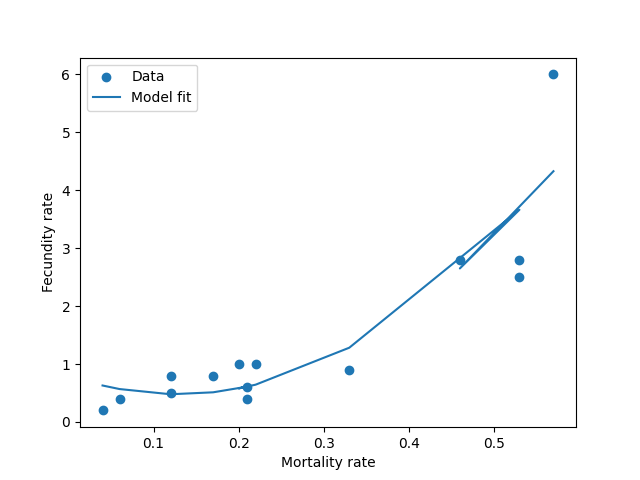

Generate this figure with Python:
import csv
import matplotlib.pyplot as plt
import numpy as np

# Read the mortality-fecundity data from the CSV file
def read_mortality_fecundity_data(file_path):
    with open("mortality-fecundity.csv", "r") as f:
        reader = csv.reader(f)
        next(reader)
        mortality_rates = []
        fecundity_rates = []
        for row in reader:
            mortality_rates.append(float(row[0]))
            fecundity_rates.append(float(row[1]))
    return mortality_rates, fecundity_rates

# Fit a model to the mortality-fecundity data
def fit_model(mortality_rates, fecundity_rates):
  # We can use a variety of models to fit the data. Here, we use a polynomial model.
  model = np.polyfit(mortality_rates, fecundity_rates, 2)
  return model

# Generate predictions using the fitted model
def generate_predictions(mortality_rates, model):
  predictions = []
  for mortality_rate in mortality_rates:
    prediction = np.polyval(model, mortality_rate)
    predictions.append(prediction)
  return predictions

# Plot the mortality-fecundity data and the model fit
def plot_mortality_fecundity_data(mortality_rates, fecundity_rates, model):
  predictions = generate_predictions(mortality_rates, model)

  fig, ax = plt.subplots()
  ax.scatter(mortality_rates, fecundity_rates, label="Data")
  ax.plot(mortality_rates, predictions, label="Model fit")

  ax.set_xlabel("Mortality rate")
  ax.set_ylabel("Fecundity rate")
  ax.legend()

  plt.show()

if __name__ == "__main__":
  # Read the mortality-fecundity data from the CSV file
  mortality_rates, fecundity_rates = read_mortality_fecundity_data("mortality_fecundity_data.csv")

  # Fit a model to the mortality-fecundity data
  model = fit_model(mortality_rates, fecundity_rates)

  # Generate predictions using the fitted model
  predictions = generate_predictions(mortality_rates, model)

  # Plot the mortality-fecundity data and the model fit
  plot_mortality_fecundity_data(mortality_rates, fecundity_rates, model)
